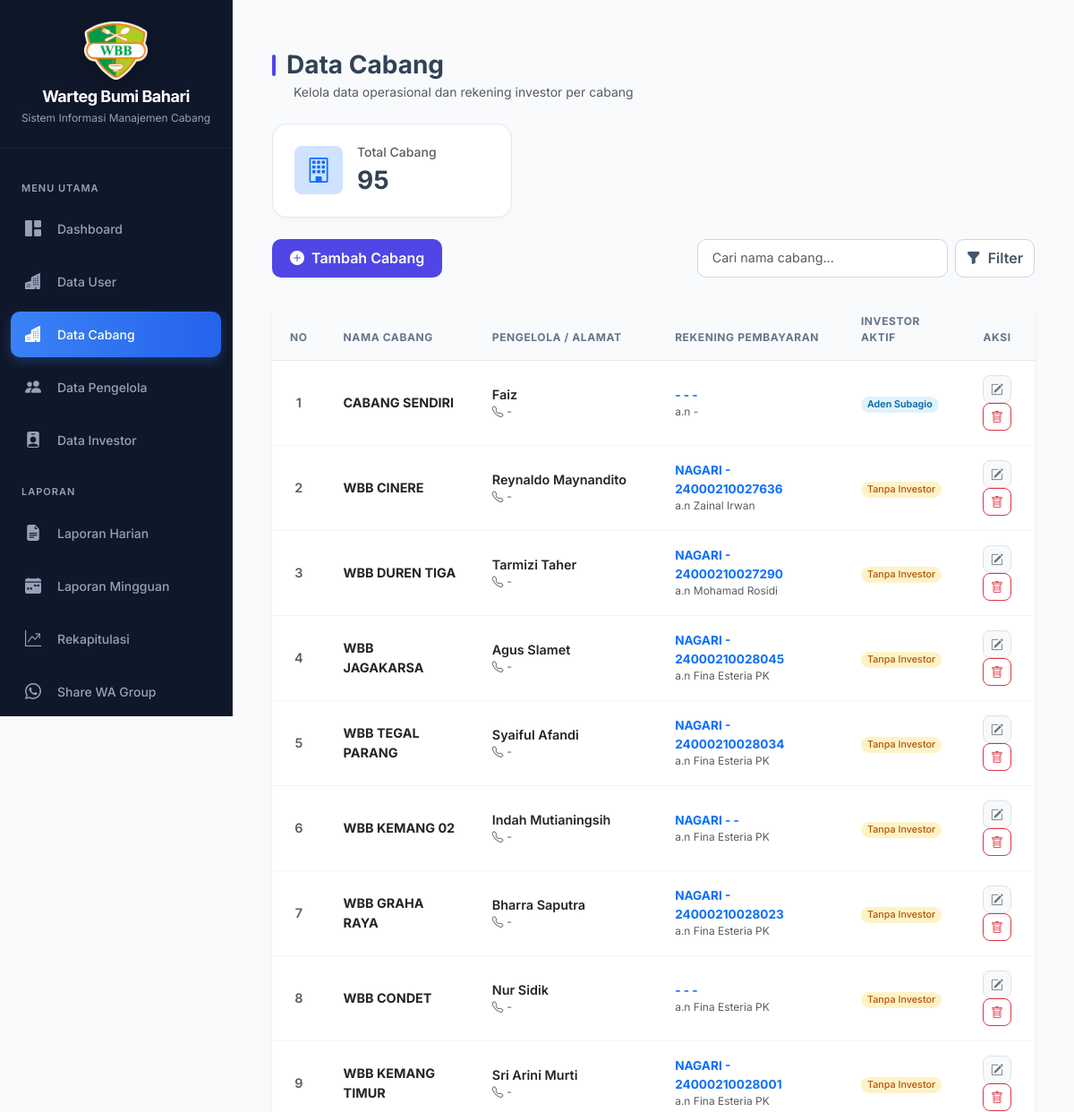
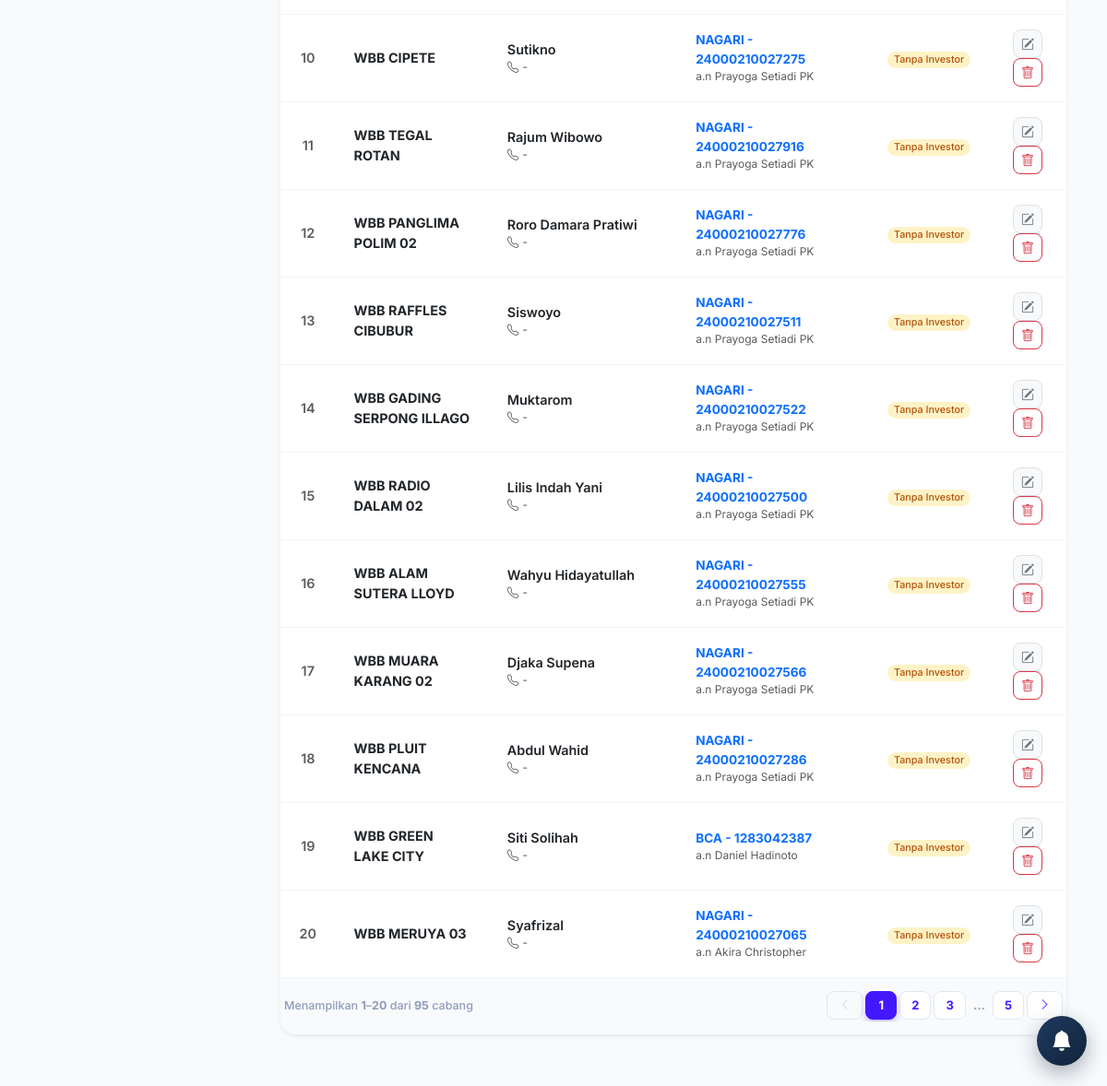
/admin_pusat/data_cabang.php (signed in), run on the app's committed database (2 pictures, top to bottom).
### tables this page shows
CREATE TABLE `cabang` (
  `id_cabang` int(11) NOT NULL AUTO_INCREMENT,
  `id_wa_grup` int(11) DEFAULT NULL,
  `nama_cabang` varchar(100) DEFAULT NULL,
  `alamat` text DEFAULT NULL,
  `no_telp` varchar(20) NOT NULL,
  `nama_pengelola` varchar(20) NOT NULL,
  `no_rekening_cabang` varchar(50) DEFAULT NULL,
  `atas_nama_cabang` varchar(100) DEFAULT NULL,
  `nama_bank_cabang` varchar(50) DEFAULT NULL,
  `id_investor` int(11) DEFAULT NULL,
  PRIMARY KEY (`id_cabang`),
  KEY `id_investor` (`id_investor`),
  KEY `idx_cabang_wa_grup` (`id_wa_grup`),
  CONSTRAINT `cabang_ibfk_1` FOREIGN KEY (`id_investor`) REFERENCES `investor` (`id_investor`) ON DELETE SET NULL
);

### config/koneksi.php (called while the page is built, shortened)
<?php
if (!function_exists('h')) {
    function h($string): string
    {
        return htmlspecialchars((string) ($string ?? ''), ENT_QUOTES, 'UTF-8');
    }
}
require_once __DIR__ . '/pagination.php';

### admin_pusat/data_cabang.php (the view, shortened to what this page needs)
<?php
require '../config/koneksi.php';
include 'sidebar_pusat.php';
$search = trim($_GET['search'] ?? '');
$where_sql = "";
$params = [];
$types = "";
$total_cabang_all = $conn->query("SELECT COUNT(*) as total FROM cabang")->fetch_assoc()['total'] ?? 0;
$limit = 20;
$page = max(1, (int)($_GET['page'] ?? 1));
$offset = ($page - 1) * $limit;
$sql = "SELECT c.*,
        (SELECT ci.id_investor FROM cabang_investor ci
           WHERE ci.id_cabang = c.id_cabang
             AND (ci.tgl_selesai IS NULL OR ci.tgl_selesai >= CURDATE())
           ORDER BY ci.tgl_mulai DESC, ci.id DESC LIMIT 1) AS investor_aktif_id,
        (SELECT i.nama_investor FROM cabang_investor ci
           JOIN investor i ON i.id_investor = ci.id_investor
           WHERE ci.id_cabang = c.id_cabang
             AND (ci.tgl_selesai IS NULL OR ci.tgl_selesai >= CURDATE())
           ORDER BY ci.tgl_mulai DESC, ci.id DESC LIMIT 1) AS nama_investor
        FROM cabang c
        $where_sql ORDER BY c.id_cabang DESC LIMIT ? OFFSET ?";
$stmt = $conn->prepare($sql);
if ($search !== '') {
    $bind_types = $types . "ii";
    $bind_params = array_merge($params, [$limit, $offset]);
    $stmt->bind_param($bind_types, ...$bind_params);
} else {
    $stmt->bind_param("ii", $limit, $offset);
}
$stmt->execute();
$data = $stmt->get_result();
$no = $offset + 1;
?>
<link rel="stylesheet" href="https://cdn.jsdelivr.net/npm/bootstrap-icons@1.11.3/font/bootstrap-icons.min.css">
<div class="container-fluid py-4">
    <div class="d-flex justify-content-between align-items-center mb-4">
        <div>
            <div class="d-flex align-items-center">
                <span class="title-mark"></span>
                <h3 class="fw-bold mb-0">Data Cabang</h3>
            </div>
            <span class="text-muted small ms-4 d-block d-md-inline mt-1 mt-md-0">Kelola data operasional dan rekening investor per cabang</span>
        </div>
    </div>
    <div class="row mb-4">
        <div class="col-12 col-md-4">
            <div class="stat-card d-flex align-items-center gap-3">
                <div class="bg-primary-subtle text-primary p-3 rounded-3 fs-3 d-flex align-items-center justify-content-center" style="width: 54px; height: 54px;">
                    <i class="bi bi-building"></i>
                </div>
                <div>
                    <div class="text-muted small fw-medium">Total Cabang</div>
                    <div class="fw-bold fs-3"><?= number_format($total_cabang_all) ?></div>
                </div>
            </div>
        </div>
    </div>
    <div class="d-flex flex-column flex-md-row justify-content-between gap-3 mb-4">
        <button class="btn btn-premium d-flex align-items-center justify-content-center gap-2" data-bs-toggle="modal" data-bs-target="#modalTambah">
            <i class="bi bi-plus-circle-fill"></i> Tambah Cabang
        </button>
        <form method="GET" class="d-flex gap-2 mobile-search-form">
            <input type="text" name="search" class="form-control form-control-premium" placeholder="Cari nama cabang..." value="<?= h($search) ?>" style="width: 280px;">
            <button type="submit" class="btn btn-premium-outline d-flex align-items-center gap-2"><i class="bi bi-funnel-fill"></i> Filter</button>
        </form>
    </div>
    <div class="card border-0 shadow-sm rounded-4 overflow-hidden bg-transparent bg-md-white">
        <div class="table-responsive-md">
            <table class="table table-saas align-middle mb-0">
                <thead>
                    <tr>
                        <th width="5%" class="text-center">No</th>
                        <th width="20%">Nama Cabang</th>
                        <th width="25%">Pengelola / Alamat</th>
                        <th width="25%">Rekening Pembayaran</th>
                        <th width="15%">Investor Aktif</th>
                        <th width="10%" class="text-center">Aksi</th>
                    </tr>
                </thead>
                <tbody>
                    <?php while ($row = $data->fetch_assoc()): ?>
                        <tr>
                            <td data-label="No" class="text-md-center text-muted fw-semibold"><?= $no++ ?></td>
                            <td data-label="Nama Cabang"><span class="fw-bold text-dark"><?= h($row['nama_cabang']) ?></span></td>
                            <td data-label="Pengelola / Telp">
                                <div>
                                    <div class="fw-semibold text-dark"><?= h($row['nama_pengelola']) ?></div>
                                    <small class="text-muted d-block"><i class="bi bi-telephone me-1"></i><?= h($row['no_telp']) ?></small>
                                </div>
                            </td>
                            <td data-label="Rekening Cabang">
                                <?php if (!empty($row['no_rekening_cabang'])): ?>
                                    <div>
                                        <div class="fw-bold text-primary mb-0" style="font-size: 0.85rem;"><?= h($row['nama_bank_cabang']) ?> - <?= h($row['no_rekening_cabang']) ?></div>
                                        <small class="text-muted d-block" style="font-size: 0.75rem;">a.n <?= h($row['atas_nama_cabang']) ?></small>
                                    </div>
                                <?php else: ?>
                                    <span class="badge badge-soft-secondary rounded-pill px-2.5 py-1.5 fw-medium">Belum Diatur</span>
                                <?php endif; ?>
                            </td>
                            <td data-label="Investor Aktif">
                                <?php if (!empty($row['nama_investor'])): ?>
                                    <span class="badge badge-soft-info rounded-pill px-2.5 py-1.5 fw-semibold"><?= h($row['nama_investor']) ?></span>
                                <?php else: ?>
                                    <span class="badge badge-soft-warning rounded-pill px-2.5 py-1.5 fw-medium">Tanpa Investor</span>
                                <?php endif; ?>
                            </td>
                            <td data-label="Aksi" class="text-md-center">
                                <button class="btn btn-sm btn-light border rounded-3 text-secondary" data-bs-toggle="modal" data-bs-target="#modalEdit<?= $row['id_cabang'] ?>" title="Edit Cabang">
                                <i class="bi bi-pencil-square"></i>
                            </button>
                            <form method="POST" class="d-inline m-0" onsubmit="return confirm('Hapus cabang ini?')">
                                <button type="submit" name="hapus" class="btn btn-sm btn-outline-danger rounded-3" title="Hapus Cabang">
                                    <i class="bi bi-trash"></i>
                                </button>
                            </td>
                        </tr>
                    <?php endwhile; ?>
                </tbody>
            </table>
        </div>
    </div>
</div>

### admin_pusat/sidebar_pusat.php (style rules this page uses)
:root { --sidebar-bg: #0f172a; --sidebar-hover: rgba(59, 130, 246, 0.15); --sidebar-active: linear-gradient(90deg, #3b82f6 0%, #2563eb 100%); --text-muted: #94a3b8; --content-bg: #f8fafc; }
* { font-family: 'Inter', sans-serif; }
body { background: var(--content-bg); }

### admin_pusat/data_cabang.php (style rules this page uses)
body { background-color: #f8fafc !important; font-family: 'Plus Jakarta Sans', sans-serif !important; color: #334155; }
.title-mark { width: 4px; height: 24px; background: #4f46e5; border-radius: 4px; margin-right: 12px; display: inline-block; }
.stat-card { background: #ffffff; padding: 1.25rem 1.5rem; border-radius: 16px; border: 1px solid #e2e8f0; box-shadow: 0 4px 6px -1px rgba(0, 0, 0, 0.02), 0 2px 4px -1px rgba(0, 0, 0, 0.02); }
.form-control-premium { border-radius: 10px; border: 1px solid #cbd5e1; padding: 0.6rem 1rem; font-size: 0.9rem; transition: all 0.2s ease; }
.btn-premium { background-color: #4f46e5 !important; color: #fff !important; border-radius: 10px; padding: 0.6rem 1.25rem; font-weight: 600; border: none; transition: all 0.2s ease; }
.btn-premium-outline { background-color: #fff !important; color: #475569 !important; border: 1px solid #cbd5e1 !important; border-radius: 10px; font-weight: 600; transition: all 0.2s ease; }
.table-saas thead th { background-color: #f8fafc; color: #64748b; font-size: 0.75rem; text-transform: uppercase; letter-spacing: 0.05em; padding: 1rem 1.25rem; border-bottom: 1px solid #e2e8f0; }
.table-saas tbody td { padding: 1rem 1.25rem; border-bottom: 1px solid #f1f5f9; font-size: 0.9rem; }
.badge-soft-info { background-color: #e0f2fe; color: #0369a1; }
.badge-soft-warning { background-color: #fef3c7; color: #b45309; }

### data on the page
cabang: nama_cabang "CABANG SENDIRI", nama_pengelola "Faiz", no_telp "-", nama_bank_cabang "-", no_rekening_cabang "-", atas_nama_cabang "-", nama_investor "Aden Subagio"
cabang: nama_cabang "WBB CINERE", nama_pengelola "Reynaldo Maynandito", no_telp "-", nama_bank_cabang "NAGARI", no_rekening_cabang "24000210027636", atas_nama_cabang "Zainal Irwan", shows "Tanpa Investor"
cabang: nama_cabang "WBB DUREN TIGA", nama_pengelola "Tarmizi Taher", no_telp "-", nama_bank_cabang "NAGARI", no_rekening_cabang "24000210027290", atas_nama_cabang "Mohamad Rosidi", shows "Tanpa Investor"
cabang: nama_cabang "WBB JAGAKARSA", nama_pengelola "Agus Slamet", no_telp "-", nama_bank_cabang "NAGARI", no_rekening_cabang "24000210028045", atas_nama_cabang "Fina Esteria PK", shows "Tanpa Investor"
cabang: nama_cabang "WBB TEGAL PARANG", nama_pengelola "Syaiful Afandi", no_telp "-", nama_bank_cabang "NAGARI", no_rekening_cabang "24000210028034", atas_nama_cabang "Fina Esteria PK", shows "Tanpa Investor"
cabang: nama_cabang "WBB KEMANG 02", nama_pengelola "Indah Mutianingsih", no_telp "-", nama_bank_cabang "NAGARI", no_rekening_cabang "-", atas_nama_cabang "Fina Esteria PK", shows "Tanpa Investor"
cabang: nama_cabang "WBB GRAHA RAYA", nama_pengelola "Bharra Saputra", no_telp "-", nama_bank_cabang "NAGARI", no_rekening_cabang "24000210028023", atas_nama_cabang "Fina Esteria PK", shows "Tanpa Investor"
cabang: nama_cabang "WBB CONDET", nama_pengelola "Nur Sidik", no_telp "-", nama_bank_cabang "-", no_rekening_cabang "-", atas_nama_cabang "Fina Esteria PK", shows "Tanpa Investor"
cabang: nama_cabang "WBB KEMANG TIMUR", nama_pengelola "Sri Arini Murti", no_telp "-", nama_bank_cabang "NAGARI", no_rekening_cabang "24000210028001", atas_nama_cabang "Fina Esteria PK", shows "Tanpa Investor"
cabang: nama_cabang "WBB CIPETE", nama_pengelola "Sutikno", no_telp "-", nama_bank_cabang "NAGARI", no_rekening_cabang "24000210027275", atas_nama_cabang "Prayoga Setiadi PK", shows "Tanpa Investor"
cabang: nama_cabang "WBB TEGAL ROTAN", nama_pengelola "Rajum Wibowo", no_telp "-", nama_bank_cabang "NAGARI", no_rekening_cabang "24000210027916", atas_nama_cabang "Prayoga Setiadi PK", shows "Tanpa Investor"
cabang: nama_cabang "WBB PANGLIMA POLIM 02", nama_pengelola "Roro Damara Pratiwi", no_telp "-", nama_bank_cabang "NAGARI", no_rekening_cabang "24000210027776", atas_nama_cabang "Prayoga Setiadi PK", shows "Tanpa Investor"
cabang: nama_cabang "WBB RAFFLES CIBUBUR", nama_pengelola "Siswoyo", no_telp "-", nama_bank_cabang "NAGARI", no_rekening_cabang "24000210027511", atas_nama_cabang "Prayoga Setiadi PK", shows "Tanpa Investor"
cabang: nama_cabang "WBB GADING SERPONG ILLAGO", nama_pengelola "Muktarom", no_telp "-", nama_bank_cabang "NAGARI", no_rekening_cabang "24000210027522", atas_nama_cabang "Prayoga Setiadi PK", shows "Tanpa Investor"
cabang: nama_cabang "WBB RADIO DALAM 02", nama_pengelola "Lilis Indah Yani", no_telp "-", nama_bank_cabang "NAGARI", no_rekening_cabang "24000210027500", atas_nama_cabang "Prayoga Setiadi PK", shows "Tanpa Investor"
cabang: nama_cabang "WBB ALAM SUTERA LLOYD", nama_pengelola "Wahyu Hidayatullah", no_telp "-", nama_bank_cabang "NAGARI", no_rekening_cabang "24000210027555", atas_nama_cabang "Prayoga Setiadi PK", shows "Tanpa Investor"
cabang: nama_cabang "WBB MUARA KARANG 02", nama_pengelola "Djaka Supena", no_telp "-", nama_bank_cabang "NAGARI", no_rekening_cabang "24000210027566", atas_nama_cabang "Prayoga Setiadi PK", shows "Tanpa Investor"
cabang: nama_cabang "WBB PLUIT KENCANA", nama_pengelola "Abdul Wahid", no_telp "-", nama_bank_cabang "NAGARI", no_rekening_cabang "24000210027286", atas_nama_cabang "Prayoga Setiadi PK", shows "Tanpa Investor"
cabang: nama_cabang "WBB GREEN LAKE CITY", nama_pengelola "Siti Solihah", no_telp "-", nama_bank_cabang "BCA", no_rekening_cabang "1283042387", atas_nama_cabang "Daniel Hadinoto", shows "Tanpa Investor"
cabang: nama_cabang "WBB MERUYA 03", nama_pengelola "Syafrizal", no_telp "-", nama_bank_cabang "NAGARI", no_rekening_cabang "24000210027065", atas_nama_cabang "Akira Christopher", shows "Tanpa Investor"

### other printed values
$total_cabang_all "95"
$info['from'] "1"
$info['to'] "20"
$info['total'] "95"
$info['label'] "cabang"
$totalPages "5"
